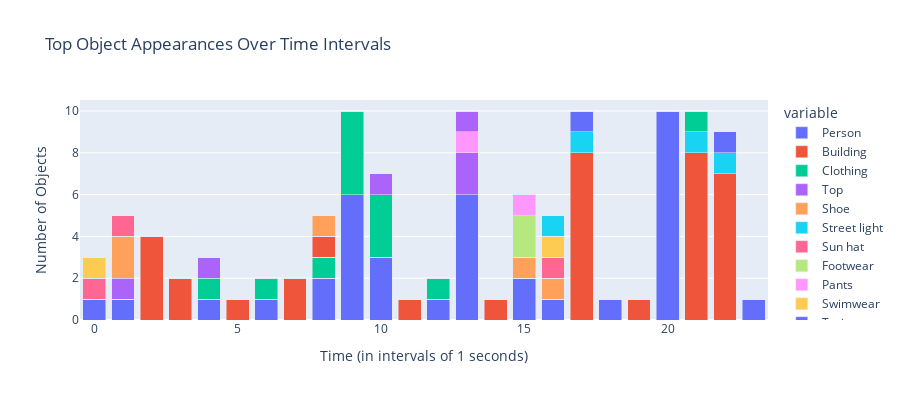

The code cell stored with this chart in its notebook:
### Code cell
#MAKE THIS A FUNCTION


# Group by second and object name, then pivot to get a column per object with counts
pivot_df = df.groupby(['second', 'object']).size().unstack(fill_value=0).reset_index()

# Define time interval
interval = 1
pivot_df['time_interval'] = (pivot_df['second'] // interval) * interval

# Group by the time interval and sum the counts
agg_df = pivot_df.groupby('time_interval').sum().drop(columns=['second'])

# Identify the top n objects across all intervals
n = 20
top_objects = agg_df.sum().sort_values(ascending=False).head(n).index.tolist()

# Filter the aggregate dataframe to only include the top n objects
agg_df = agg_df[top_objects]

# Plot
fig = px.bar(agg_df, x=agg_df.index, y=top_objects, title="Top Object Appearances Over Time Intervals", labels={"value": "Number of Appearances", "time_interval": "Time Interval"}, height=400)
fig.update_layout(barmode='stack', xaxis_title=f"Time (in intervals of {interval} seconds)", yaxis_title='Number of Objects')
fig.show()

### Figure 1 — Plotly figure (JSON) as saved in the notebook; plotly's stock layout.template omitted (floating-point values rounded to 4 significant figures)
{"data": [{"alignmentgroup": "True", "hovertemplate": "variable=Person<br>Time Interval=%{x}<br>Number of Appearances=%{y}<extra></extra>", "legendgroup": "Person", "marker": {"color": "#636efa", "pattern": {"shape": ""}}, "name": "Person", "offsetgroup": "Person", "orientation": "v", "showlegend": true, "textposition": "auto", "type": "bar", "x": [0, 1, 2, 3, 4, 5, 6, 7, 8, 9, 10, 11, 12, 13, 14, 15, 16, 17, 18, 19, 20, 21, 22, 23], "xaxis": "x", "y": [1, 1, 0, 0, 1, 0, 1, 0, 2, 6, 3, 0, 1, 6, 0, 2, 1, 0, 1, 0, 10, 0, 0, 1], "yaxis": "y"}, {"alignmentgroup": "True", "hovertemplate": "variable=Building<br>Time Interval=%{x}<br>Number of Appearances=%{y}<extra></extra>", "legendgroup": "Building", "marker": {"color": "#EF553B", "pattern": {"shape": ""}}, "name": "Building", "offsetgroup": "Building", "orientation": "v", "showlegend": true, "textposition": "auto", "type": "bar", "x": [0, 1, 2, 3, 4, 5, 6, 7, 8, 9, 10, 11, 12, 13, 14, 15, 16, 17, 18, 19, 20, 21, 22, 23], "xaxis": "x", "y": [0, 0, 4, 2, 0, 1, 0, 2, 0, 0, 0, 1, 0, 0, 1, 0, 0, 8, 0, 1, 0, 8, 7, 0], "yaxis": "y"}, {"alignmentgroup": "True", "hovertemplate": "variable=Clothing<br>Time Interval=%{x}<br>Number of Appearances=%{y}<extra></extra>", "legendgroup": "Clothing", "marker": {"color": "#00cc96", "pattern": {"shape": ""}}, "name": "Clothing", "offsetgroup": "Clothing", "orientation": "v", "showlegend": true, "textposition": "auto", "type": "bar", "x": [0, 1, 2, 3, 4, 5, 6, 7, 8, 9, 10, 11, 12, 13, 14, 15, 16, 17, 18, 19, 20, 21, 22, 23], "xaxis": "x", "y": [0, 0, 0, 0, 1, 0, 1, 0, 1, 4, 3, 0, 1, 0, 0, 0, 0, 0, 0, 0, 0, 0, 0, 0], "yaxis": "y"}, {"alignmentgroup": "True", "hovertemplate": "variable=Top<br>Time Interval=%{x}<br>Number of Appearances=%{y}<extra></extra>", "legendgroup": "Top", "marker": {"color": "#ab63fa", "pattern": {"shape": ""}}, "name": "Top", "offsetgroup": "Top", "orientation": "v", "showlegend": true, "textposition": "auto", "type": "bar", "x": [0, 1, 2, 3, 4, 5, 6, 7, 8, 9, 10, 11, 12, 13, 14, 15, 16, 17, 18, 19, 20, 21, 22, 23], "xaxis": "x", "y": [0, 1, 0, 0, 1, 0, 0, 0, 0, 0, 1, 0, 0, 2, 0, 0, 0, 0, 0, 0, 0, 0, 0, 0], "yaxis": "y"}, {"alignmentgroup": "True", "hovertemplate": "variable=Shoe<br>Time Interval=%{x}<br>Number of Appearances=%{y}<extra></extra>", "legendgroup": "Shoe", "marker": {"color": "#FFA15A", "pattern": {"shape": ""}}, "name": "Shoe", "offsetgroup": "Shoe", "orientation": "v", "showlegend": true, "textposition": "auto", "type": "bar", "x": [0, 1, 2, 3, 4, 5, 6, 7, 8, 9, 10, 11, 12, 13, 14, 15, 16, 17, 18, 19, 20, 21, 22, 23], "xaxis": "x", "y": [0, 2, 0, 0, 0, 0, 0, 0, 0, 0, 0, 0, 0, 0, 0, 1, 1, 0, 0, 0, 0, 0, 0, 0], "yaxis": "y"}, {"alignmentgroup": "True", "hovertemplate": "variable=Street light<br>Time Interval=%{x}<br>Number of Appearances=%{y}<extra></extra>", "legendgroup": "Street light", "marker": {"color": "#19d3f3", "pattern": {"shape": ""}}, "name": "Street light", "offsetgroup": "Street light", "orientation": "v", "showlegend": true, "textposition": "auto", "type": "bar", "x": [0, 1, 2, 3, 4, 5, 6, 7, 8, 9, 10, 11, 12, 13, 14, 15, 16, 17, 18, 19, 20, 21, 22, 23], "xaxis": "x", "y": [0, 0, 0, 0, 0, 0, 0, 0, 0, 0, 0, 0, 0, 0, 0, 0, 0, 1, 0, 0, 0, 1, 1, 0], "yaxis": "y"}, {"alignmentgroup": "True", "hovertemplate": "variable=Sun hat<br>Time Interval=%{x}<br>Number of Appearances=%{y}<extra></extra>", "legendgroup": "Sun hat", "marker": {"color": "#FF6692", "pattern": {"shape": ""}}, "name": "Sun hat", "offsetgroup": "Sun hat", "orientation": "v", "showlegend": true, "textposition": "auto", "type": "bar", "x": [0, 1, 2, 3, 4, 5, 6, 7, 8, 9, 10, 11, 12, 13, 14, 15, 16, 17, 18, 19, 20, 21, 22, 23], "xaxis": "x", "y": [1, 1, 0, 0, 0, 0, 0, 0, 0, 0, 0, 0, 0, 0, 0, 0, 1, 0, 0, 0, 0, 0, 0, 0], "yaxis": "y"}, {"alignmentgroup": "True", "hovertemplate": "variable=Footwear<br>Time Interval=%{x}<br>Number of Appearances=%{y}<extra></extra>", "legendgroup": "Footwear", "marker": {"color": "#B6E880", "pattern": {"shape": ""}}, "name": "Footwear", "offsetgroup": "Footwear", "orientation": "v", "showlegend": true, "textposition": "auto", "type": "bar", "x": [0, 1, 2, 3, 4, 5, 6, 7, 8, 9, 10, 11, 12, 13, 14, 15, 16, 17, 18, 19, 20, 21, 22, 23], "xaxis": "x", "y": [0, 0, 0, 0, 0, 0, 0, 0, 0, 0, 0, 0, 0, 0, 0, 2, 0, 0, 0, 0, 0, 0, 0, 0], "yaxis": "y"}, {"alignmentgroup": "True", "hovertemplate": "variable=Pants<br>Time Interval=%{x}<br>Number of Appearances=%{y}<extra></extra>", "legendgroup": "Pants", "marker": {"color": "#FF97FF", "pattern": {"shape": ""}}, "name": "Pants", "offsetgroup": "Pants", "orientation": "v", "showlegend": true, "textposition": "auto", "type": "bar", "x": [0, 1, 2, 3, 4, 5, 6, 7, 8, 9, 10, 11, 12, 13, 14, 15, 16, 17, 18, 19, 20, 21, 22, 23], "xaxis": "x", "y": [0, 0, 0, 0, 0, 0, 0, 0, 0, 0, 0, 0, 0, 1, 0, 1, 0, 0, 0, 0, 0, 0, 0, 0], "yaxis": "y"}, {"alignmentgroup": "True", "hovertemplate": "variable=Swimwear<br>Time Interval=%{x}<br>Number of Appearances=%{y}<extra></extra>", "legendgroup": "Swimwear", "marker": {"color": "#FECB52", "pattern": {"shape": ""}}, "name": "Swimwear", "offsetgroup": "Swimwear", "orientation": "v", "showlegend": true, "textposition": "auto", "type": "bar", "x": [0, 1, 2, 3, 4, 5, 6, 7, 8, 9, 10, 11, 12, 13, 14, 15, 16, 17, 18, 19, 20, 21, 22, 23], "xaxis": "x", "y": [1, 0, 0, 0, 0, 0, 0, 0, 0, 0, 0, 0, 0, 0, 0, 0, 1, 0, 0, 0, 0, 0, 0, 0], "yaxis": "y"}, {"alignmentgroup": "True", "hovertemplate": "variable=Train<br>Time Interval=%{x}<br>Number of Appearances=%{y}<extra></extra>", "legendgroup": "Train", "marker": {"color": "#636efa", "pattern": {"shape": ""}}, "name": "Train", "offsetgroup": "Train", "orientation": "v", "showlegend": true, "textposition": "auto", "type": "bar", "x": [0, 1, 2, 3, 4, 5, 6, 7, 8, 9, 10, 11, 12, 13, 14, 15, 16, 17, 18, 19, 20, 21, 22, 23], "xaxis": "x", "y": [0, 0, 0, 0, 0, 0, 0, 0, 0, 0, 0, 0, 0, 0, 0, 0, 0, 1, 0, 0, 0, 0, 1, 0], "yaxis": "y"}, {"alignmentgroup": "True", "hovertemplate": "variable=Animal<br>Time Interval=%{x}<br>Number of Appearances=%{y}<extra></extra>", "legendgroup": "Animal", "marker": {"color": "#EF553B", "pattern": {"shape": ""}}, "name": "Animal", "offsetgroup": "Animal", "orientation": "v", "showlegend": true, "textposition": "auto", "type": "bar", "x": [0, 1, 2, 3, 4, 5, 6, 7, 8, 9, 10, 11, 12, 13, 14, 15, 16, 17, 18, 19, 20, 21, 22, 23], "xaxis": "x", "y": [0, 0, 0, 0, 0, 0, 0, 0, 1, 0, 0, 0, 0, 0, 0, 0, 0, 0, 0, 0, 0, 0, 0, 0], "yaxis": "y"}, {"alignmentgroup": "True", "hovertemplate": "variable=Bus<br>Time Interval=%{x}<br>Number of Appearances=%{y}<extra></extra>", "legendgroup": "Bus", "marker": {"color": "#00cc96", "pattern": {"shape": ""}}, "name": "Bus", "offsetgroup": "Bus", "orientation": "v", "showlegend": true, "textposition": "auto", "type": "bar", "x": [0, 1, 2, 3, 4, 5, 6, 7, 8, 9, 10, 11, 12, 13, 14, 15, 16, 17, 18, 19, 20, 21, 22, 23], "xaxis": "x", "y": [0, 0, 0, 0, 0, 0, 0, 0, 0, 0, 0, 0, 0, 0, 0, 0, 0, 0, 0, 0, 0, 1, 0, 0], "yaxis": "y"}, {"alignmentgroup": "True", "hovertemplate": "variable=Hat<br>Time Interval=%{x}<br>Number of Appearances=%{y}<extra></extra>", "legendgroup": "Hat", "marker": {"color": "#ab63fa", "pattern": {"shape": ""}}, "name": "Hat", "offsetgroup": "Hat", "orientation": "v", "showlegend": true, "textposition": "auto", "type": "bar", "x": [0, 1, 2, 3, 4, 5, 6, 7, 8, 9, 10, 11, 12, 13, 14, 15, 16, 17, 18, 19, 20, 21, 22, 23], "xaxis": "x", "y": [0, 0, 0, 0, 0, 0, 0, 0, 0, 0, 0, 0, 0, 1, 0, 0, 0, 0, 0, 0, 0, 0, 0, 0], "yaxis": "y"}, {"alignmentgroup": "True", "hovertemplate": "variable=Helmet<br>Time Interval=%{x}<br>Number of Appearances=%{y}<extra></extra>", "legendgroup": "Helmet", "marker": {"color": "#FFA15A", "pattern": {"shape": ""}}, "name": "Helmet", "offsetgroup": "Helmet", "orientation": "v", "showlegend": true, "textposition": "auto", "type": "bar", "x": [0, 1, 2, 3, 4, 5, 6, 7, 8, 9, 10, 11, 12, 13, 14, 15, 16, 17, 18, 19, 20, 21, 22, 23], "xaxis": "x", "y": [0, 0, 0, 0, 0, 0, 0, 0, 1, 0, 0, 0, 0, 0, 0, 0, 0, 0, 0, 0, 0, 0, 0, 0], "yaxis": "y"}, {"alignmentgroup": "True", "hovertemplate": "variable=Shorts<br>Time Interval=%{x}<br>Number of Appearances=%{y}<extra></extra>", "legendgroup": "Shorts", "marker": {"color": "#19d3f3", "pattern": {"shape": ""}}, "name": "Shorts", "offsetgroup": "Shorts", "orientation": "v", "showlegend": true, "textposition": "auto", "type": "bar", "x": [0, 1, 2, 3, 4, 5, 6, 7, 8, 9, 10, 11, 12, 13, 14, 15, 16, 17, 18, 19, 20, 21, 22, 23], "xaxis": "x", "y": [0, 0, 0, 0, 0, 0, 0, 0, 0, 0, 0, 0, 0, 0, 0, 0, 1, 0, 0, 0, 0, 0, 0, 0], "yaxis": "y"}], "layout": {"barmode": "stack", "height": 400, "legend": {"title": {"text": "variable"}, "tracegroupgap": 0}, "title": {"text": "Top Object Appearances Over Time Intervals"}, "xaxis": {"anchor": "y", "domain": [0, 1], "title": {"text": "Time (in intervals of 1 seconds)"}}, "yaxis": {"anchor": "x", "domain": [0, 1], "title": {"text": "Number of Objects"}}}}
